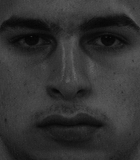
#> input picture face/04010_27_00.bmp, 140 x 160 px; its folder holds 4 pictures in this run; the run also reads 2 pictures not shown here
$ jupyter execute --allow-errors facial_recognition_using_basic_ml.ipynb
#> lines starting #> are read from the running program, lines starting #| are printed output that depends on the picture
### FisherFace.py
import os
import numpy as np
import scipy.linalg as linalg
import cv2
import operator

def ComputeNorm(x):
    # function r=ComputeNorm(x)
    # computes vector norms of x
    # x: d x m matrix, each column a vector
    # r: 1 x m matrix, each the corresponding norm (L2)

    [row, col] = x.shape
    r = np.zeros((1,col))

    for i in range(col):
        r[0,i] = linalg.norm(x[:,i])
    return r

# [33 lines left out: function myLDA, not called in this run]

def myPCA(A):
    # function [W,LL,m]=mypca(A)
    # computes PCA of matrix A
    # A: D by N data matrix. Each column is a random vector
    # W: D by K matrix whose columns are the principal components in decreasing order
    # LL: eigenvalues
    # m: mean of columns of A

    # Note: "lambda" is a Python reserved word


    # compute mean, and subtract mean from every column
    [r,c] = A.shape
    m = np.mean(A,1)
    A = A - np.tile(m, (c,1)).T
    B = np.dot(A.T, A)
    [d,v] = linalg.eig(B)

    # sort d in descending order
    order_index = np.argsort(d)
    order_index =  order_index[::-1]
    d = d[order_index]
    v = v[:, order_index]

    # compute eigenvectors of scatter matrix
    W = np.dot(A,v)
    Wnorm = ComputeNorm(W)

    W1 = np.tile(Wnorm, (r, 1))
    W2 = W / W1

    LL = d[0:-1]

    W = W2[:,0:-1]      #omit last column, which is the nullspace

    return W, LL, m

def read_faces(directory):
    # function faces = read_faces(directory)
    # Browse the directory, read image files and store faces in a matrix
    # faces: face matrix in which each colummn is a colummn vector for 1 face image
    # idLabels: corresponding ids for face matrix

    A = []  # A will store list of image vectors
    Label = [] # Label will store list of identity label

    # browsing the directory
    for f in os.listdir(directory):
        if not f[-3:] =='bmp':
            continue
        infile = os.path.join(directory, f)
        im = cv2.imread(infile, 0)
        # turn an array into vector
        im_vec = np.reshape(im, -1)
        A.append(im_vec)
        name = f.split('_')[0][-1]
        Label.append(int(name))

    faces = np.array(A, dtype=np.float32)
    faces = faces.T
    idLabel = np.array(Label)

    return faces, idLabel

# [6 lines left out: function float2uint8, not called in this run]

### facial_recognition_using_basic_ml.ipynb
# Classify faces using basic ML-Algorithms

**Attention**:
- *python3.x is preferred*
- *We do not need a GPU, CPU is enough.*

**Run the codes below to get the structure as defined below**

[cell 1]
import FisherFace
import numpy as np
import matplotlib.pyplot as plt
from sklearn.neighbors import KNeighborsClassifier
from sklearn.ensemble import RandomForestClassifier
from sklearn.metrics import accuracy_score

***Sample code to read faces from the database path***

[cell 2]
## Get the data
database_path = "./face/"
faces, ids = FisherFace.read_faces(database_path)
#> in read_faces, im is the input picture: shape (160, 140); min 4, max 100, mean 50.3
#> pass 2 of the loop in read_faces, `for f in os.listdir(directory):`:
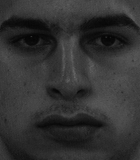
#> input picture face/04010_27_01.bmp, 140 x 160 px
#> in read_faces, im is the input picture: shape (160, 140); min 5, max 102, mean 50.3

## Check the data shapes
## Note: `faces` HAS THE WHOLE DATABASE, NOT SPLIT INTO TRAIN & TEST
print(faces.shape, ids.shape)
#| (22400, 4) (4,)

### Task 1: Let's answer the following questions to understand the faces data

**Question 1** How many instances, and how many classes in this dataset?

[cell 3]
unique_ids, counts = np.unique(ids, return_counts=True)
print(f"Total classes in faces dataset: {len(unique_ids)}")
print(f"Total instances: {len(ids)}")
print(f"Instances for each class label:\n{unique_ids}\n{counts}")

**Question 2** What is the shape of each image instance?

[cell 4]
# imports
import cv2
import os
# list all images in a list from face folder
images = os.listdir(database_path)
# create a dictionary to store dimentions for each image
dimensions = dict()
# Loop to store dimensions of each image in dimension dictionary
for image in images:
    image_path = os.path.join(database_path,image)
    image = cv2.imread(image_path)
    dimensions[image_path] = image.shape
#> pass 2 of the loop `for image in images:`:
# Print unique values for dimensions from different images
print(f"Shape in (height, width, number of channels) of each image is: {set(dimensions.values())}")
#| Shape in (height, width, number of channels) of each image is: {(160, 140, 3)}
print("Observe that single value from dimensions dictionary means that all images have the same dimension as above.")

**Question 3**  Does this dataset have balanced classes?

[cell 5]
print(f"Instances for each class label:\n{unique_ids}\n{counts}")
print("Yes, this dataset has balanced classes because the number of images for each person/class label is 24")

### Task 2: Visualize the Data
- For each of the persons, visualize 2 face images with matplotlib subplot grid.

[cell 6]
# Creating an array 'img_arr' consisting a list of images to be printed
# I have chosen to print 5th and 10th image out of 24 images for each of the 10 people in dataset
img_arr = []

for image in images:
    # Choose 5th and 10th image for each person
    if '_04.bmp' in image or '_09.bmp' in image:
        img_arr.append(image)
img_arr.sort()

n_row, n_col = 2, 10
_, axs = plt.subplots(n_row, n_col, figsize=(15, 4))
axs = axs.flatten()
for img, ax in zip(img_arr, axs):
    image_path = './face/'+img
    image = cv2.imread(image_path)
    ax.axis("off")
    ax.imshow(image)
    label = img.split('_')[0][-1]
    ax.set_title(f'ID={label}', color='black')
plt.show()

### Task 3: Randomly split your data into Train, Test set

There are 24 images for each person.
- Randomly split these into two sets of equal size. That is, your train and test sets will have 12 images for each per person.
- Read `train` and `test` faces using `FisherFace.read_faces(path)`.

[cell 7]
from sklearn.model_selection import train_test_split
import shutil
import pandas as pd

def copy_files(source, destination, files):
    # source: https://www.geeksforgeeks.org/python-shutil-copy-method/
    try:
        for file in files:
            shutil.copy(os.path.join(source, file), destination)
        print("Images copied succesfully")
    # If source and destination are same
    except shutil.SameFileError:
        print("Source and destination represents the same file.")
    # For other errors
    except:
        print("Error occurred while copying file.")

def get_train_test_faces(database_path, train_ratio=0.8):
    """
    Split data and return train, test and validation splits
    INPUT: train_ratio : Percentage of training data required in total, test_ratio = 1.00 - train_ratio
    RETURN: traintrain_faces, train_ids, test_faces, test_ids
    HINT: first list the images in the database,
          group into each classes,
          then randomly choose from each classes according to train_ratio,
          copy and store those face images in two folders: 'train' and 'test',
          use `FisherFace.read_faces(path)` for reading face
          [This hint is just a suggestion, you can use your own technique]
    """
    ## TODO: Your code here

    # first list the images in the database
    images = os.listdir(database_path)

    # randomly choose from each class using stratify on images_df and according to train_ratio and
    train, test = train_test_split(images, test_size=(1-train_ratio), stratify=ids, random_state=42)

    # create test and train destination folders to copy files
    train_path = './train/'
    test_path = './test/'
    if not os.path.exists(train_path):
        os.mkdir(train_path)
    if not os.path.exists(test_path):
        os.mkdir(test_path)

    # copy and store face images using user-defined utility function copy_files()
    copy_files(database_path, train_path, train)
    copy_files(database_path, test_path, test)

    # use `FisherFace.read_faces(path)` for reading face
    train_faces, train_ids = FisherFace.read_faces(train_path)
    test_faces, test_ids = FisherFace.read_faces(test_path)

    return train_faces, train_ids, test_faces, test_ids

[cell 8]
train_faces, train_ids, test_faces, test_ids = get_train_test_faces(database_path=database_path, train_ratio=0.5)
#> pass 2 of the loop in read_faces, `for f in os.listdir(directory):`:
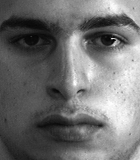
#> input picture train/04010_27_03.bmp, 140 x 160 px
#> in read_faces, im is the input picture: shape (160, 140); min 3, max 255, mean 112.6
#> pass 2 of the loop in read_faces, `for f in os.listdir(directory):`:
print(train_faces.shape, train_ids.shape)
#| (22400, 2) (2,)
print(test_faces.shape, test_ids.shape)
#| (22400, 2) (2,)

### Compute PCA

[cell 9]
def train_PCA(data, D):
    """
    'data': self explanatory
    'D': Projection dimension, we retain only top 'D' eigenfaces

    RETURN
    'W': PCA projection matrix
    'LL': eigenvalues
    'm': global mean vector
    """
    W, LL, m = FisherFace.myPCA(data)
    W = W[:,:D]
    return W, LL, m

def get_face_features(data, W, m):
    r, c = data.shape
    mean_faces = data - np.tile(m, (c, 1)).T
    features = np.dot(W.T, mean_faces)
    return features

### Task 4: Compute PCA feature from face images

**Compute PCA feature from face images.**

Use the code in the block above to:
1. Train PCA Projection Matrix from the `train_faces` using the function in the block above: `train_PCA(data, D)`.
2. Get the `train` and `test` face-features using the function `get_face_features(data, W, m)`.

[cell 10]
# Train PCA projection matrix, use the projection matrix for computing features
# randomly observing 25 dimensions to pick optimum n_components for PCA dimensions
D=25
PCA_proj_matrix, Eigenvalues, g_mean_vector = train_PCA(train_faces, D)
train_features = get_face_features(train_faces, PCA_proj_matrix, g_mean_vector)

# estimating the apt number of projection dimensions D
#> (the rest of this cell did not finish here and is left out)

##### D=12 seems to be apt dimension because the change is variance is limited on increasing dimension beyond 12

[cell 11]
# Train PCA projection matrix, use the projection matrix for computing features
# D=12 seems to be apt dimension because the change is variance is limited on increasing dimension beyond 12
D=12
PCA_proj_matrix, Eigenvalues, mean_vector = train_PCA(train_faces, D)

# Compute the train features
# TODO: Your code here
train_features = get_face_features(train_faces, PCA_proj_matrix, g_mean_vector)

# Compute the test features
# TODO: Your code here
test_features = get_face_features(test_faces, PCA_proj_matrix, g_mean_vector)
display(
    train_features.shape,
    test_features.shape
)

### Task 5: Train the sklearn KNN to classify the images (4 marks)
- Use scikit learn to train kNN classifiers with this training set by varying the value for `k` (k = 3, 5, 7).
- Evaluate the classifier with the test dataset by computing the accuracy for each classifier.

[cell 12]
# Predict with KNN classifier
def kNearestNeighbors(k, train_features, train_labels, test_features, test_labels):
    """
    'k': number of neighbors
    'train_features': train face features
    'train_labels': train data labels
    'test_features': test face features
    'test_labels': test data labels

    RETURN
    'accuracy': floating point value, accuracy of the model on `test_features`
    """

    knn = KNeighborsClassifier(n_neighbors = k, n_jobs=-1).fit(train_features.T, train_labels)
    y_pred = knn.predict(test_features.T)
    return accuracy_score(test_labels, y_pred)

[cell 13]
# Evaluate accuracy for each kNN models. Print the accuracy values.
k_list = [3, 5, 7]  # fill up the list to test more neighbours
acc_list_knn = []
#> (the rest of this cell did not finish here and is left out)

### Task 6: Visualize your results from KNN

**Question 1**: Plot `k` value vs `accuracy`

#> (a cell that did not finish here is left out)

**Question 2**: Calculate the confusion matrix for `k = 5`.

[cell 15]
# TODO: Your code here
from sklearn.metrics import ConfusionMatrixDisplay, confusion_matrix
k = 5
knn = KNeighborsClassifier(n_neighbors=k, n_jobs=-1).fit(train_features.T, train_ids)
#> (the rest of this cell did not finish here and is left out)

**Question 3**: Find the 5 nearest neighbors for one of the faces from the test set and visualize them.

*You can use any of the kNN models, and choose any of the faces for this question*.

#> (a cell that did not finish here is left out)

### Task 7: Train the sklearn Random Forest to classify the images
- Use scikit learn to train a **Random Forest classifier** for the same training set.
- Change different values for the parameter `n_estimators` in the Random Forest.

[cell 17]
def RandomForest(n_estimators, train_features, train_labels, test_features, test_labels):
    """
    'n_estimators': number of estimators
    'train_features': train face features
    'train_labels': train data labels
    'test_features': self explanatory
    'test_labels': test data labels

    RETURN
    'accuracy': floating point value, accuracy of the model on `test_features`
    """

    # TODO: Your code here
    random_forest = RandomForestClassifier(n_estimators = n_estimators, n_jobs=-1).fit(train_features.T, train_labels)
    y_pred = random_forest.predict(test_features.T)
    return accuracy_score(test_labels, y_pred)

[cell 18]
# Changing different values for the parameter `n_estimators` in the Random Forest. Print the accuracy values.
n_est_list = [20, 40, 60, 80, 100, 120]  # fill up the list
acc_list_rf = []
for n_est in n_est_list:
    # TODO: Your code here
    accuracy = RandomForest(n_est, train_features, train_ids, test_features, test_ids)
    acc_list_rf.append(accuracy)
    print(f'{n_est=}, {accuracy=: .2f}')

### Task 8: Visualize your results from Random Forest

**Question 1**: Visualize the change in accuracy when `n_estimators` is changed as above.

[cell 19]
plt.plot(n_est_list, acc_list_rf, linestyle='-', marker='o')
plt.title("Random Forest n_estimators vs accuracy")
plt.xlabel("n_estimators")
plt.ylabel("Accuracy")
plt.show()
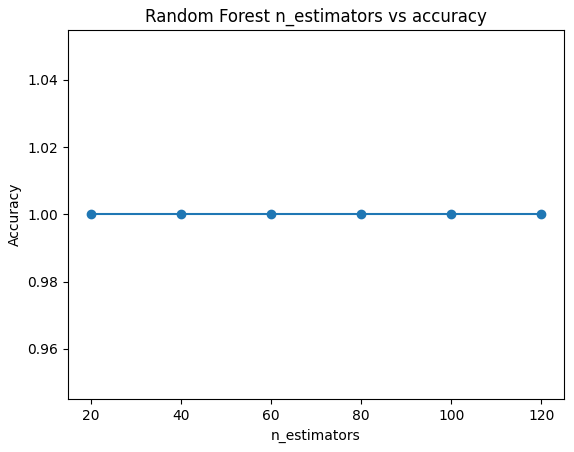
#> figure drawn by matplotlib, 1 panel

**Question 2**: Calculate the confusion matrix for `n_estimators = 100`.

[cell 20]
n_estimators = 100
random_forest = RandomForestClassifier(n_estimators=n_estimators, n_jobs=-1).fit(train_features.T, train_ids)
cm = confusion_matrix(test_ids, random_forest.predict(test_features.T))
cm_disp = ConfusionMatrixDisplay(confusion_matrix=cm)
cm_disp.plot()
plt.show()
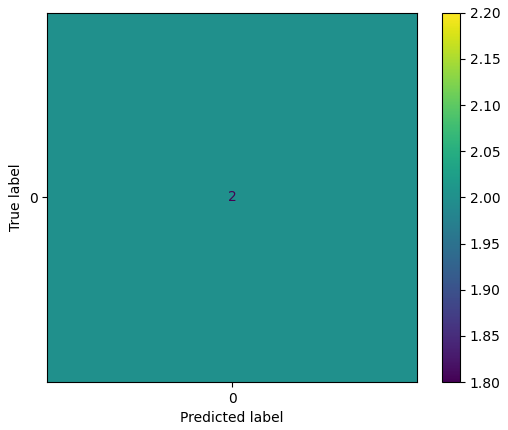
#> figure drawn by matplotlib, 2 panels
